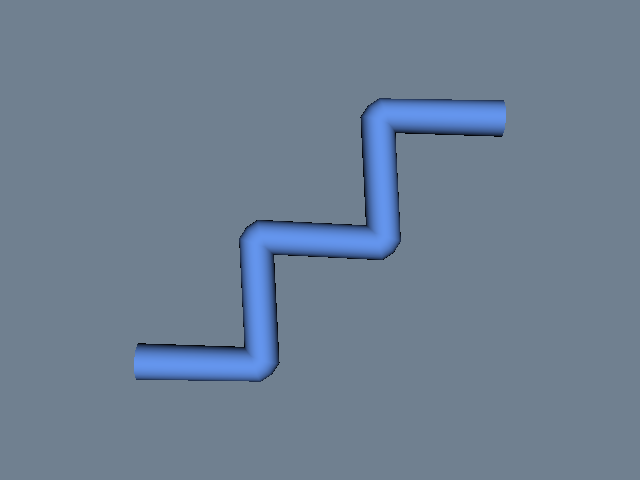

Write Python code to recreate this figure.
#!/usr/bin/env python

# Demonstrate vtkTubeBender to smooth bends in a tube created from a
# polyline with sharp turns.

# Factory overrides: importing these modules registers the OpenGL rendering
# and interaction style implementations for vtkRenderingCore factory classes.
import vtkmodules.vtkInteractionStyle  # noqa: F401
import vtkmodules.vtkRenderingOpenGL2  # noqa: F401
# VTK pipeline classes used in this example
from vtkmodules.vtkCommonCore import vtkPoints
from vtkmodules.vtkCommonDataModel import vtkCellArray, vtkPolyData
from vtkmodules.vtkFiltersCore import vtkTubeFilter
from vtkmodules.vtkFiltersCore import vtkTubeBender
from vtkmodules.vtkRenderingCore import (
    vtkActor,
    vtkPolyDataMapper,
    vtkRenderWindow,
    vtkRenderWindowInteractor,
    vtkRenderer,
)

# Colors (normalized RGB)
cornflower_blue_rgb = (0.392, 0.584, 0.929)
slate_gray_rgb = (0.439, 0.502, 0.565)

# Build a polyline with sharp bends
points = vtkPoints()
points.InsertNextPoint(0, 0, 0)
points.InsertNextPoint(1, 0, 0)
points.InsertNextPoint(1, 1, 0)
points.InsertNextPoint(2, 1, 0)
points.InsertNextPoint(2, 2, 0)
points.InsertNextPoint(3, 2, 0)

lines = vtkCellArray()
lines.InsertNextCell(6)
for i in range(6):
    lines.InsertCellPoint(i)

polyline = vtkPolyData()
polyline.SetPoints(points)
polyline.SetLines(lines)

# Filter: smooth the bends in the polyline
tube_bender = vtkTubeBender()
tube_bender.SetInputData(polyline)
tube_bender.SetRadius(0.15)

# Filter: generate tube geometry from the smoothed polyline
tube_filter = vtkTubeFilter()
tube_filter.SetInputConnection(tube_bender.GetOutputPort())
tube_filter.SetRadius(0.15)
tube_filter.SetNumberOfSides(20)

# Mapper: map the tube to graphics primitives
mapper = vtkPolyDataMapper()
mapper.SetInputConnection(tube_filter.GetOutputPort())

# Actor: assign the mapped geometry
actor = vtkActor()
actor.SetMapper(mapper)
actor.GetProperty().SetColor(cornflower_blue_rgb)

# Renderer: assemble the scene
renderer = vtkRenderer()
renderer.AddActor(actor)
renderer.SetBackground(slate_gray_rgb)

# Render window: display the rendered scene
render_window = vtkRenderWindow()
render_window.AddRenderer(renderer)
render_window.SetWindowName("tube bender")
render_window.SetMultiSamples(0)
render_window.SetSize(640, 480)

# Interactor: handle mouse and keyboard events
render_window_interactor = vtkRenderWindowInteractor()
render_window_interactor.SetRenderWindow(render_window)

# Scene: configure the camera
renderer.ResetCamera()

# Start: launch the interactive visualization
render_window_interactor.Initialize()
render_window_interactor.Start()
